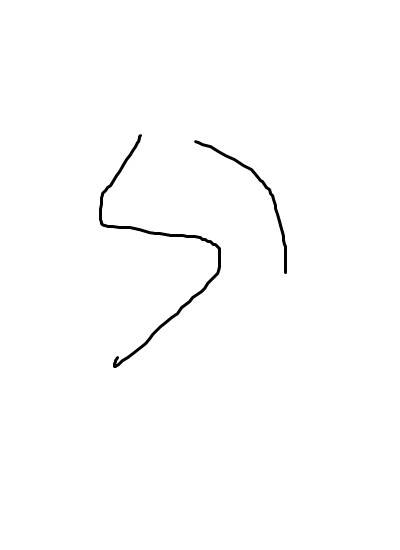
#> input picture test.png, 400 x 550 px
$ python image_process.py
#> lines starting #> are read from the running program, lines starting #| are printed output that depends on the picture; after the words box and inside, x2 and y2 are one past the last pixel; in counts of white or black regions, pixels touching at a corner belong together
# -*- coding: utf-8 -*-
"""
Created on Wed Sep 11 15:27:54 2019

@author: chuac
"""

import cv2
import matplotlib.pyplot as plt
import numpy as np
import matplotlib.animation as animation
from matplotlib import style

fig = plt.figure()
image = cv2.imread('test.png', 0) #read image data
#> image is the input picture: shape (550, 400); min 0, max 255, mean 253
height, width = image.shape[:2] #Get height and width
#> height = 550; width = 400
#Scale image to between 0 and 1
for j in range(0, height):
        for i in range(0, width):
            #200 is an arbitrary value
            if image[j][i] < 200:
                image[j][i] = 0
            else:
                image[j][i] = 1
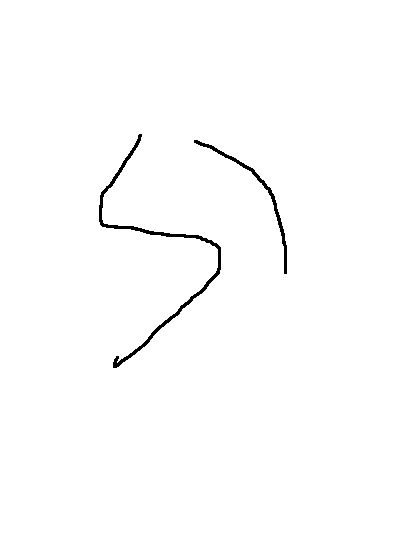
#> image: shape (550, 400); values 0 (black) and 1 (white), 99.1% white; 2 black regions, box (x1, y1, x2, y2) and area: (99, 134, 221, 368) 1363, (194, 140, 287, 274) 613

#Reduce width of drawing line to width of around 1 through dilation
kernel = np.ones((3,3),np.uint8)
dilation = cv2.dilate(image,kernel,iterations = 1)
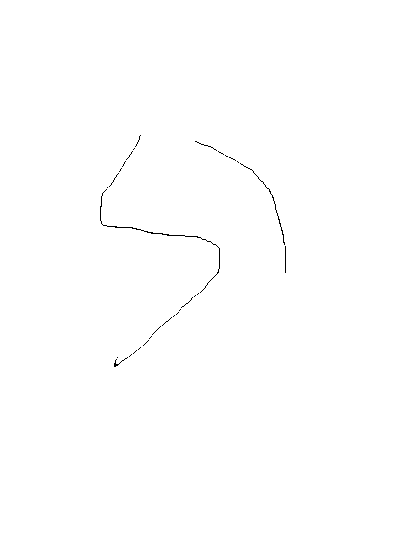
#> dilation: shape (550, 400); values 0 (black) and 1 (white), 99.8% white; black in thin lines or dots, all inside (x1, y1, x2, y2) = (100, 135, 286, 367)
dilation *=255
cv2.imwrite('result.jpg', dilation)

$ run again, with abc.jpg saved as test.png
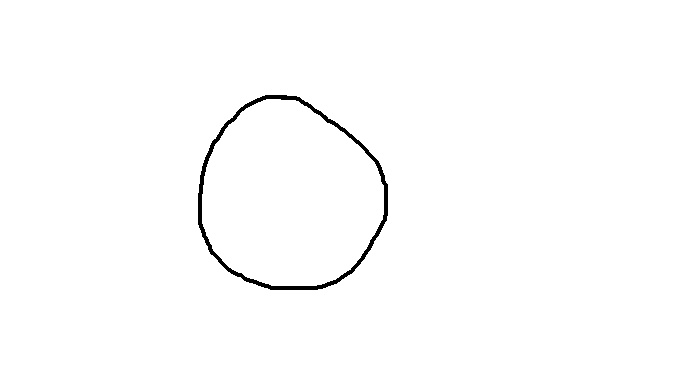
#> input picture abc.jpg, 683 x 384 px
#> image is the input picture: shape (384, 683); min 0, max 255, mean 252.7
#> `dilation = cv2.dilate(image,kernel,iterations = 1)`:
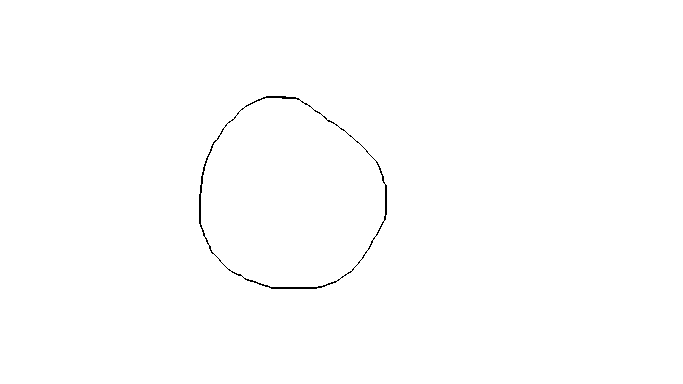
#> dilation: shape (384, 683); values 0 (black) and 1 (white), 99.7% white; black in thin lines or dots, all inside (x1, y1, x2, y2) = (199, 96, 387, 289)
